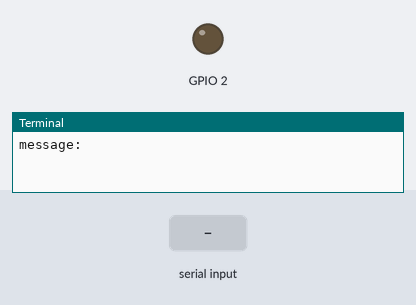
A program run on a simulated Raspberry Pi (BCM pin numbers). Shown: output pins drawn as LEDs (lit = HIGH), the last lines printed to the terminal. Dashed ring = blinking. Inputs (shaded band) come from the test bench.

Above: at 1.2 s.
1.3 s: "." typed at the terminal
At 1.65 s:
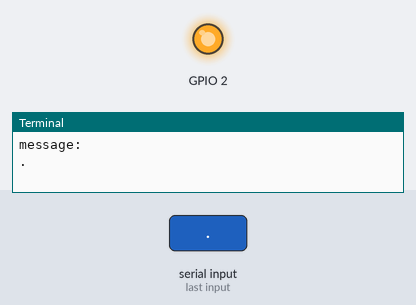
4.3 s: "1" typed at the terminal
At 7.0 s:
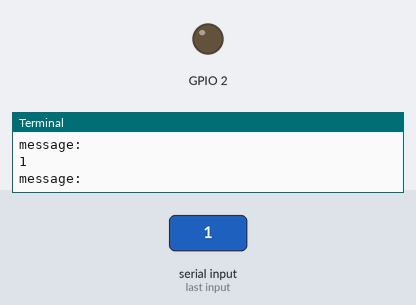
7.3 s: "0" typed at the terminal
At 7.45 s:
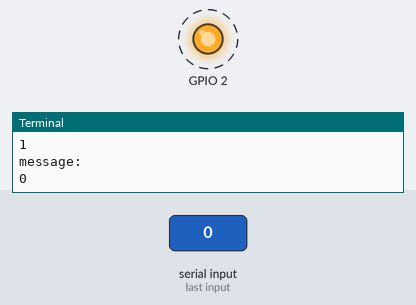
Timing chart, 0 to 10.7 s (numbered marks = the images above; inputs shaded):
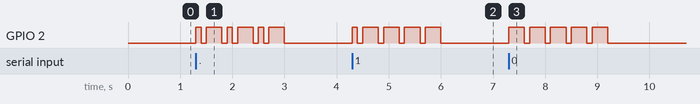

The program:

morse-sender.py
```python
import RPi.GPIO as GPIO
import time
import json

with open('morse-config.json') as data_file:
    CONFIG = json.load(data_file)

PIN_NUM = CONFIG["pin-number"]
CODE = CONFIG["codes"]
UNIT_AMOUNT = CONFIG["unit-amount"]
DOT_TIME = UNIT_AMOUNT
DASH_TIME = UNIT_AMOUNT * 3
LETTER_WAIT_TIME = UNIT_AMOUNT
WORD_WAIT_TIME = UNIT_AMOUNT * 3
BETWEEN_WORD_WAIT_TIME = UNIT_AMOUNT * 7


GPIO.setmode(GPIO.BCM)  # numbering scheme that corresponds to breakout board and pin layout
GPIO.setup(PIN_NUM, GPIO.OUT)


def reset_led(wait_time):
    GPIO.output(PIN_NUM, GPIO.LOW)
    time.sleep(wait_time)


def dot():
    GPIO.output(PIN_NUM, GPIO.HIGH)
    time.sleep(DOT_TIME)


def dash():
    GPIO.output(PIN_NUM, GPIO.HIGH)
    time.sleep(DASH_TIME)


def parse_char(code):
    for index, char in enumerate(code):
        if char == '.':
            dot()
        else:
            dash()
        if index < (len(code) - 1):
            reset_led(LETTER_WAIT_TIME)


def parse_word(word):
    for index, char in enumerate(word.upper()):
        c = CODE.get(char, 'x')
        if c != 'x':
            parse_char(c)
            if index < (len(word) - 1):
                reset_led(WORD_WAIT_TIME)


def parse_line(line):
    word_array = line.split(' ')
    for word in word_array:
        parse_word(word)
        reset_led(BETWEEN_WORD_WAIT_TIME)

while True:
    line = raw_input('message: ')
    if line == 'q()':
        break
    parse_line(line)

GPIO.cleanup()
```

Measured:
- after the input at 1.3 s, GPIO 2: LOW → HIGH at once, then repeats every 0.60 s: LOW 0.10 s, HIGH 0.30 s, LOW 0.10 s, HIGH 0.10 s, until it stays LOW from 3.0 s
- after the input at 4.3 s, GPIO 2: LOW → HIGH at once, then repeats every 0.40 s: LOW 0.10 s, HIGH 0.30 s, until it stays LOW from 6.0 s
- after the input at 7.3 s, GPIO 2: alternates HIGH for 0.30 s and LOW for 0.10 s, 10 changes in all, then stays LOW, starting at once
